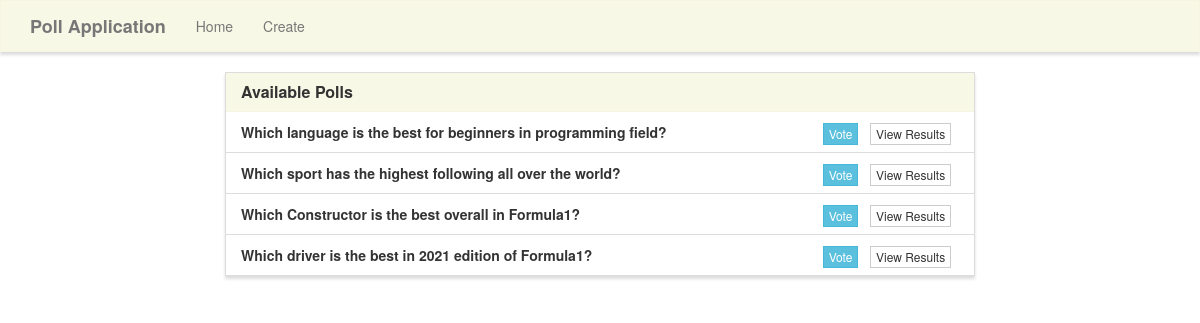
The page / on the database its author committed.
### pollapp/models.py (models this page shows, shortened)
class Poll(models.Model):
    question = models.TextField()
    option_one = models.CharField(max_length=30)
    option_two = models.CharField(max_length=30)
    option_three = models.CharField(max_length=30)
    option_four = models.CharField(max_length=30)
    option_one_count = models.IntegerField(default=0)
    option_two_count = models.IntegerField(default=0)
    option_three_count = models.IntegerField(default=0)
    option_four_count = models.IntegerField(default=0)

### pollapp/views.py (the view)
# urls.py: 2. Add a URL to urlpatterns:  path('', views.home, name='home')
def home(request):
    polls = Poll.objects.all()
    context = {
        'polls' : polls
    }
    return render(request, 'home.html', context)

### templates/home.html (shortened to what this page needs)
{% extends "base.html" %}
{% block main %}
<div class="row">
    <div class="col-lg-8 col-lg-offset-2">
        <div class="panel panel-default">
            <div class="panel-heading">
                <h3 class="panel-title">Available Polls</h3>
            </div>
            <ul class="list-group">
                {% for poll in polls %}
                <li class="list-group-item">
                    <strong>{{ poll.question }}</strong>
                    <span class="pull-right">
                        <a href="{% url 'vote' poll.id %}" class="btn btn-info btn-xs">Vote</a> &nbsp;
                        <a href="{% url 'results' poll.id %}" class="btn btn-default btn-xs">View Results</a> &nbsp;
                    </span>
                </li>
                {% endfor %}
            </ul>
        </div>
    </div>
</div>
{% endblock %}

### static/style.css (style rules this page uses)
.navbar-default, .btn, .form-control, .panel { border-radius: 0; }
.panel-default > .panel-heading { color: #333; background-color: rgba(245, 245, 220, .7); border-color: rgba(245, 245, 220, .6); border-top-left-radius: 0; border-top-right-radius: 0; }
.panel { box-shadow: 0px 3px 3px 0px #ddd; }
a.navbar-brand, .panel-title { font-weight: bolder; }

### rows shown on the page
Poll: question "Which language is the best for beginners in programming field?"
Poll: question "Which sport has the highest following all over the world?"
Poll: question "Which Constructor is the best overall in Formula1?"
Poll: question "Which driver is the best in 2021 edition of Formula1?"
